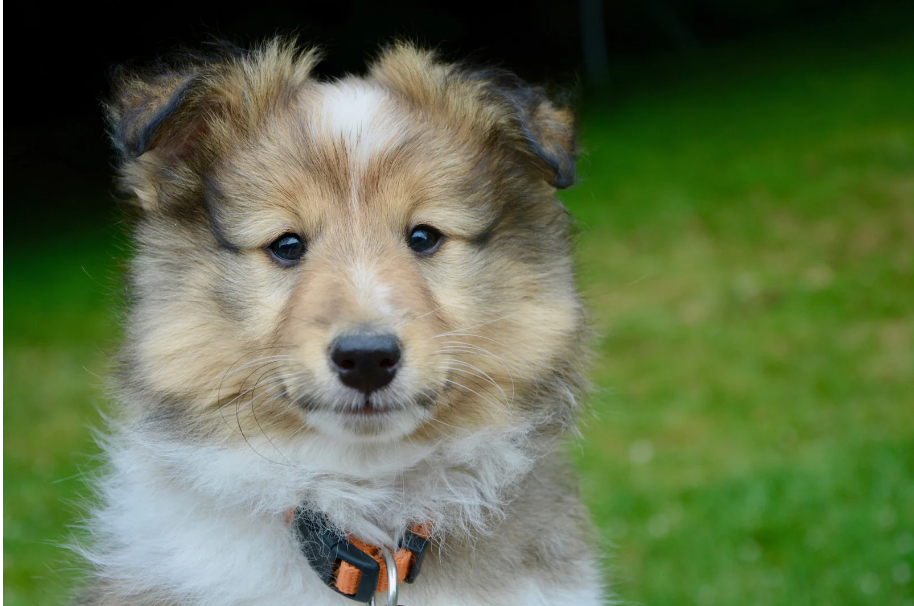
#> input picture imageSource/dog.png, 914 x 606 px
$ python '01图片基本操作.py'
#> lines starting #> are read from the running program, lines starting #| are printed output that depends on the picture
import cv2
import numpy as np
import matplotlib.pyplot as plt
def cv_show(image, path):
	cv2.imshow(image, path)
	cv2.waitKey(0)
	cv2.destroyAllWindows()

# 转换cv图像格式
def deallmg(img):
	b, g, r = cv2.split(img)
	img_rgb = cv2.merge([r, g, b])
	return img_rgb

# [13 lines of commented-out code are left out]

'''截取部分图像'''
# [24 lines of commented-out code are left out]

'''边界填充'''
# [14 lines of commented-out code are left out]

'''基本运算'''
# [8 lines of commented-out code are left out]

'''图像融合'''
img_dog = cv2.imread("imageSource/dog.png")
#> img_dog is the input picture: shape (606, 914, 3); mean B, G, R 74.8, 110.6, 95.4
img_tiger = cv2.imread("imageSource/tiger.png")
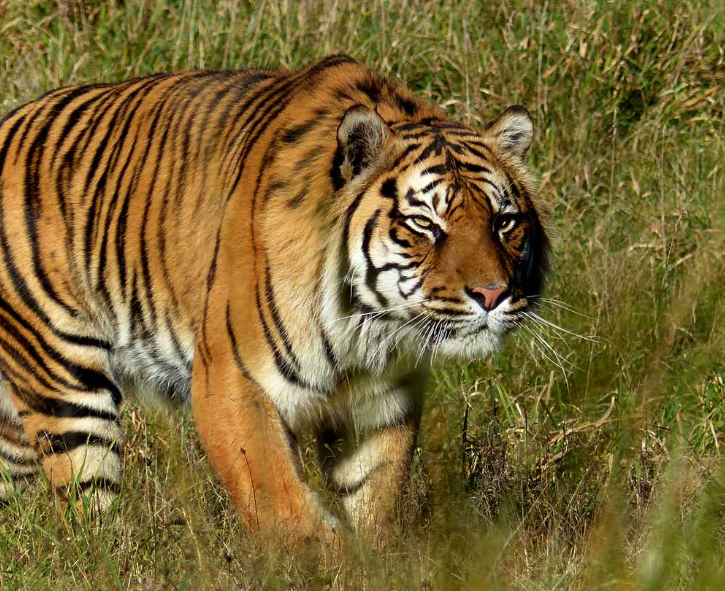
#> input picture imageSource/tiger.png, 725 x 591 px
#> img_tiger is the input picture: shape (591, 725, 3); mean B, G, R 52.6, 102.8, 122.6
# print(img_tiger.shape)  # (591, 725, 3)

img_dog = cv2.resize(img_dog, (725, 591))   # 像素变换
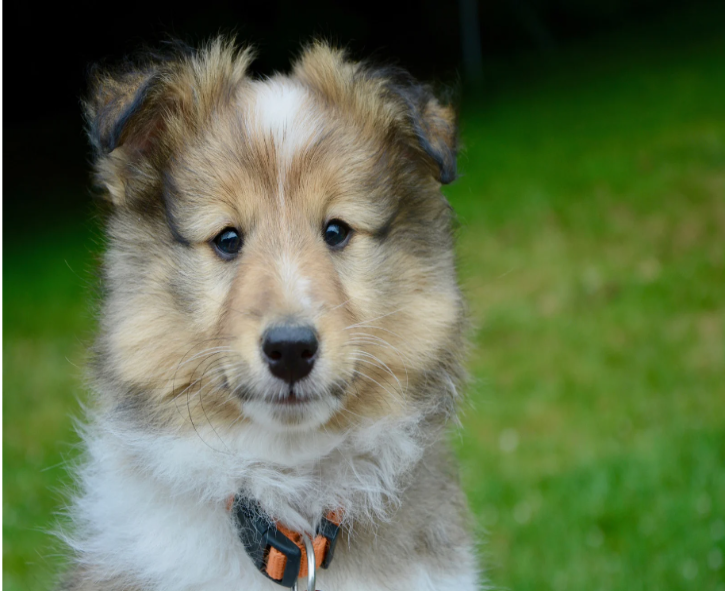
#> img_dog: shape (591, 725, 3); mean B, G, R 74.7, 110.5, 95.2
# img_dog = cv2.resize(img_dog, (0, 0), fx=3, fy=3)   # 比例变换
res = cv2.addWeighted(img_tiger, 0.4, img_dog, 0.6, 0)
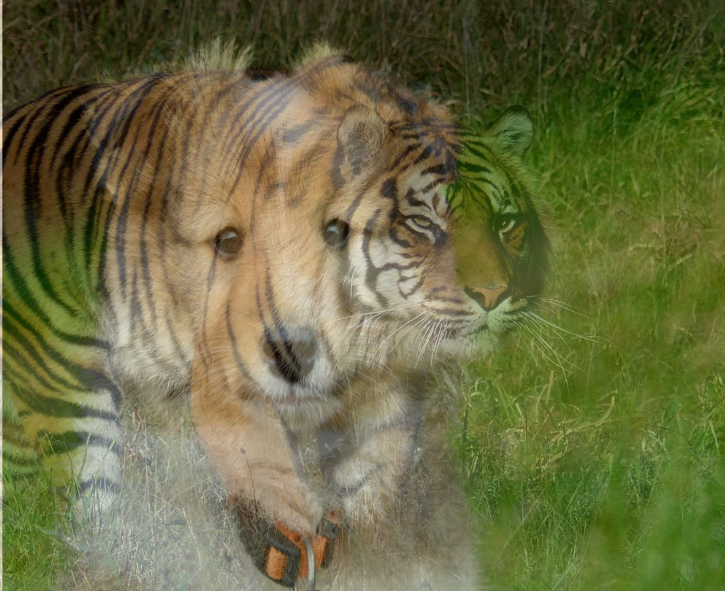
#> res: shape (591, 725, 3); mean B, G, R 65.8, 107.4, 106.2
plt.imshow(deallmg(res))
#> in deallmg, `b, g, r = cv2.split(img)`:
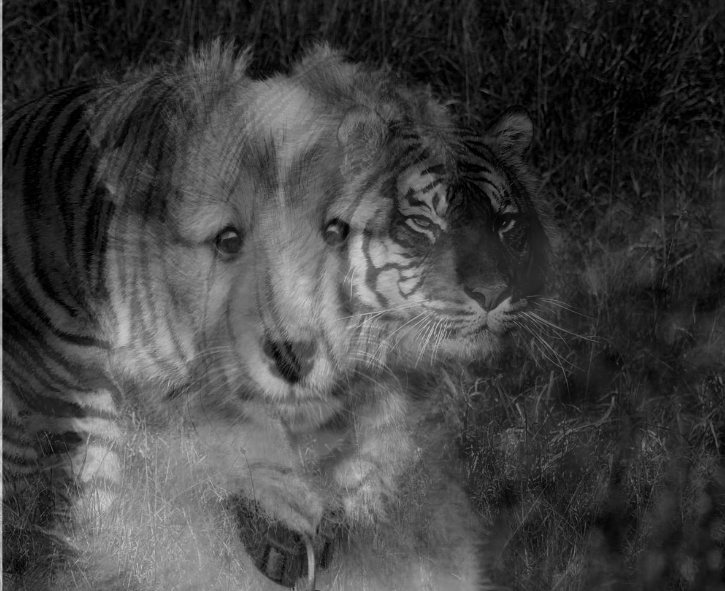
#> b: shape (591, 725); min 0, max 218, mean 65.8
#> in deallmg, `b, g, r = cv2.split(img)`:
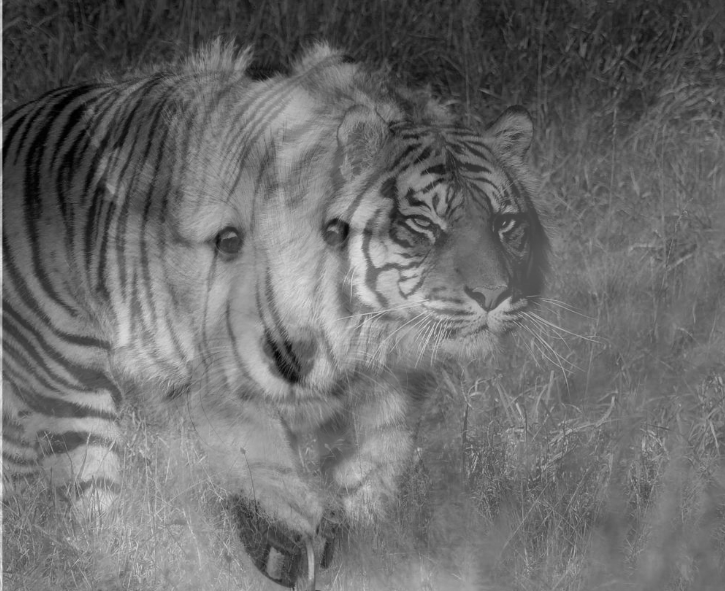
#> g: shape (591, 725); min 0, max 238, mean 107.4
#> in deallmg, `b, g, r = cv2.split(img)`:
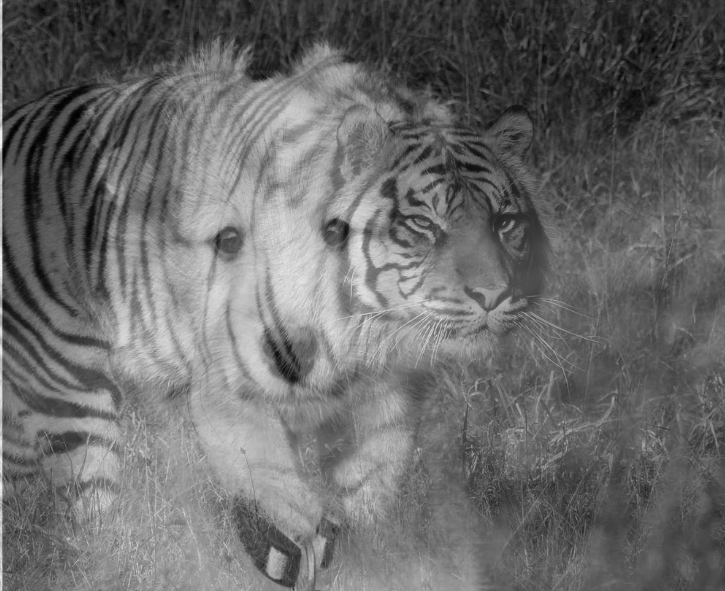
#> r: shape (591, 725); min 0, max 247, mean 106.2
plt.show()
